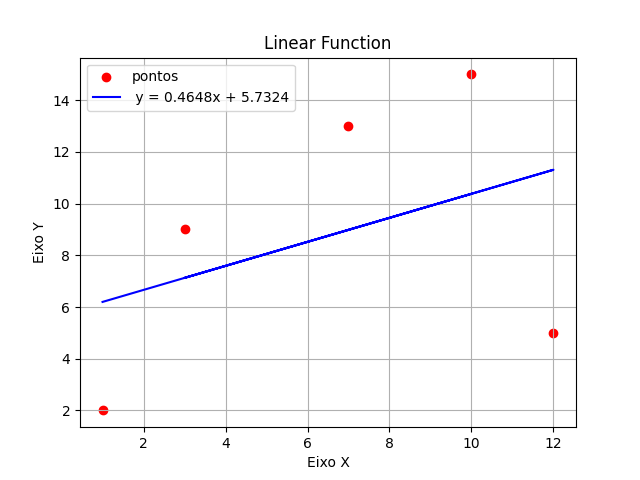

Generate this figure with Python:
import numpy as np
import matplotlib.pyplot as plt

x = [10, 7, 3, 12, 1]
y = [15, 13, 9, 5, 2]


#somatorios necessarios
sum_x = sum(x)
sum_y = sum(y)
sum_x2 = sum(xi**2 for xi in x)
sum_xy = sum(xi*yi for xi, yi in zip(x, y))
n = len(x)


a = (n*sum_xy - sum_x*sum_y) / (n*sum_x2 - sum_x**2)
b = (sum_y - a*sum_x) / n

print(f"sum_x: {sum_x}, sum_y: {sum_y}, sum_x2: {sum_x2}, sum_xy: {sum_xy}")    
print(f"y = {a:.4f}x + {b:.4f}")

reg_linear = [a * xi + b for xi in x]

plt.scatter(x, y, color="red", label="pontos")
plt.plot(x, reg_linear, color='blue', label=' y = 0.4648x + 5.7324')
plt.title("Linear Function")
plt.xlabel("Eixo X")
plt.ylabel("Eixo Y")
plt.grid(True)
plt.legend()
plt.savefig("unidade_3/linear_regression.png")
plt.show()
